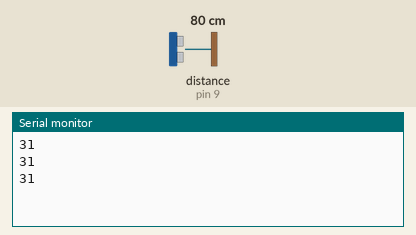
A sketch run on a simulated Arduino Uno, built with avr-gcc and run on an emulated ATmega328P. On the bench: the last lines printed to the serial monitor. Wiring (inferred from the names in the program): ultrasonic range finder: trigger pin 10; echo pin 9. The inputs (shaded band) are chosen by the test bench; at power-on: distance to the obstacle (sensor on pin 9) 80 cm. The echo pulse lasts 58.3 µs per cm.

Above: at 1.3 s.
1.4 s: distance to the obstacle (sensor on pin 9) set to 2 cm
At 1.9 s:
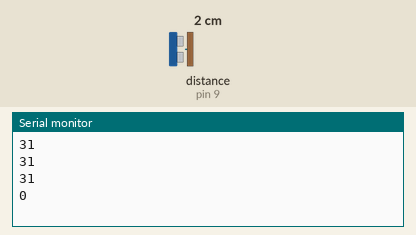
2.9 s: distance to the obstacle (sensor on pin 9) set to 4 cm
At 3.4 s:
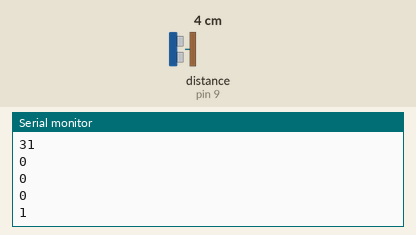
Timing chart, 0 to 5.9 s (numbered marks = the images above; inputs shaded):
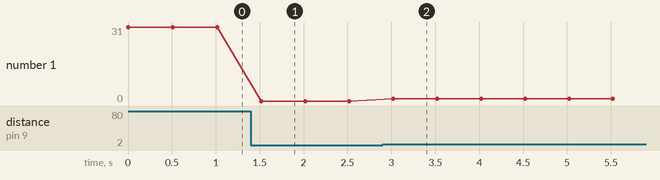

The sketch:

distance.ino
```cpp
int tp =10;
int ep =9;
long duration, inches, cm;
void setup() {
  // put your setup code here, to run once:
Serial.begin(57600);
pinMode(tp,OUTPUT);
pinMode(ep,INPUT);
}

void loop() {
  // put your main code here, to run repeatedly:
digitalWrite(tp,0);
delayMicroseconds(5);
digitalWrite(tp,1);
delayMicroseconds(10);
digitalWrite(tp,0);

  duration = pulseIn(ep, HIGH);

  // convert the time into a distance
  inches = microsecondsToInches(duration);
  cm = microsecondsToCentimeters(duration);

  Serial.println(inches);
  //Serial.print("in, ");
  //Serial.print(cm);
  //Serial.print("cm");
  //Serial.println();

  delay(500);
}

long microsecondsToInches(long microseconds) {
  // According to Parallax's datasheet for the PING))), there are
  // 73.746 microseconds per inch (i.e. sound travels at 1130 feet per
  // second).  This gives the distance travelled by the ping, outbound
  // and return, so we divide by 2 to get the distance of the obstacle.
  // See: http://www.parallax.com/dl/docs/prod/acc/28015-PING-v1.3.pdf
  return microseconds / 74 / 2;
}

long microsecondsToCentimeters(long microseconds) {
  // The speed of sound is 340 m/s or 29 microseconds per centimeter.
  // The ping travels out and back, so to find the distance of the
  // object we take half of the distance travelled.
  return microseconds / 29 / 2;
}
```

Measured:
- after the input at 1.4 s, the serial monitor: prints a new line after 0.12 s (image 1)
- after the input at 2.9 s, the serial monitor: prints a new line after 0.12 s (image 2)
- plotted number 1: 31 → 0 after the input at 1.4 s, 0 → 1 after the input at 2.9 s
